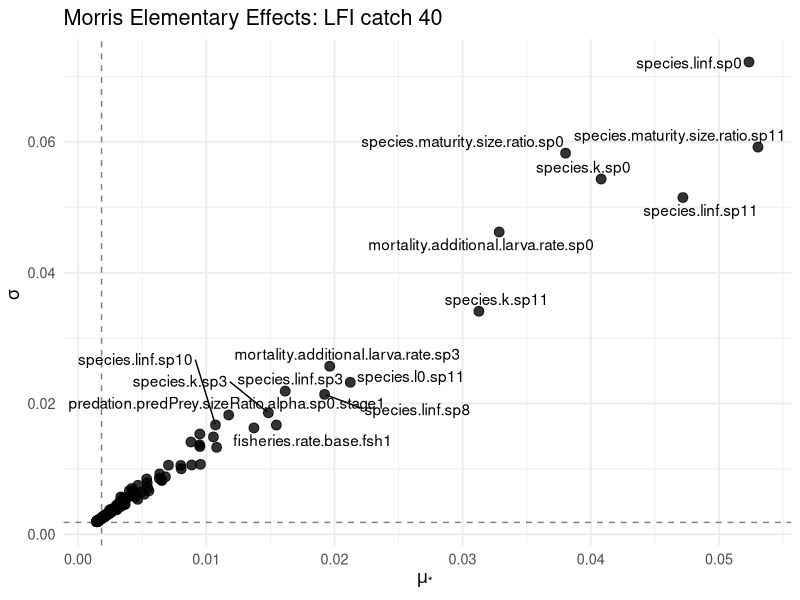
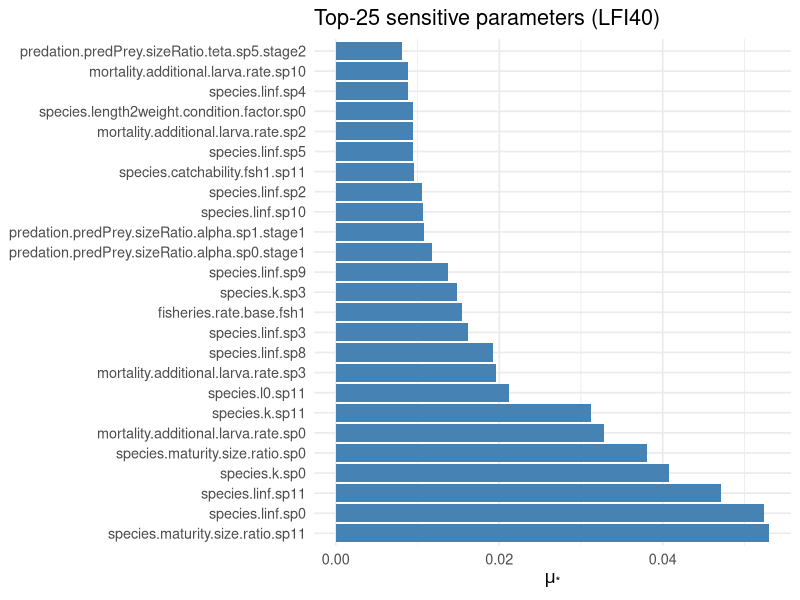

The R script that drew these images, in order:
library(data.table)
library(ggplot2)

## 读取统计结果
EE <- fread("5.elementary_effect/EE_LFI40_stats.csv")  # 列有 param_name, mu_star, sigma

## 选取阈值（简单示例：μ* 的中位数）
thresh <- median(EE$mu_star)

## μ*–σ 散点图
ggplot(EE, aes(x = mu_star, y = sigma)) +
  geom_hline(yintercept = thresh, linetype = "dashed", colour = "grey50") +
  geom_vline(xintercept = thresh, linetype = "dashed", colour = "grey50") +
  geom_point(size = 3, alpha = 0.8) +
  ggrepel::geom_text_repel(aes(label = param_name), max.overlaps = 20) +
  labs(
    title = "Morris Elementary Effects: LFI catch 40",
    x = expression(mu["*"]~""),
    y = expression(sigma~"")
  ) +
  theme_minimal(base_size = 13)


##  μ* 条形图（影响强度排序）
EE[, param_name := factor(param_name, levels = param_name[order(-mu_star)])]

ggplot(EE[order(-mu_star)][1:25],         # 先看前 25 个最敏感参数
       aes(x = param_name, y = mu_star)) +
  geom_col(fill = "steelblue") +
  coord_flip() +
  labs(
    title = "Top-25 sensitive parameters (LFI40)",
    x = NULL,
    y = expression(mu["*"])
  ) +
  theme_minimal(base_size = 13)
